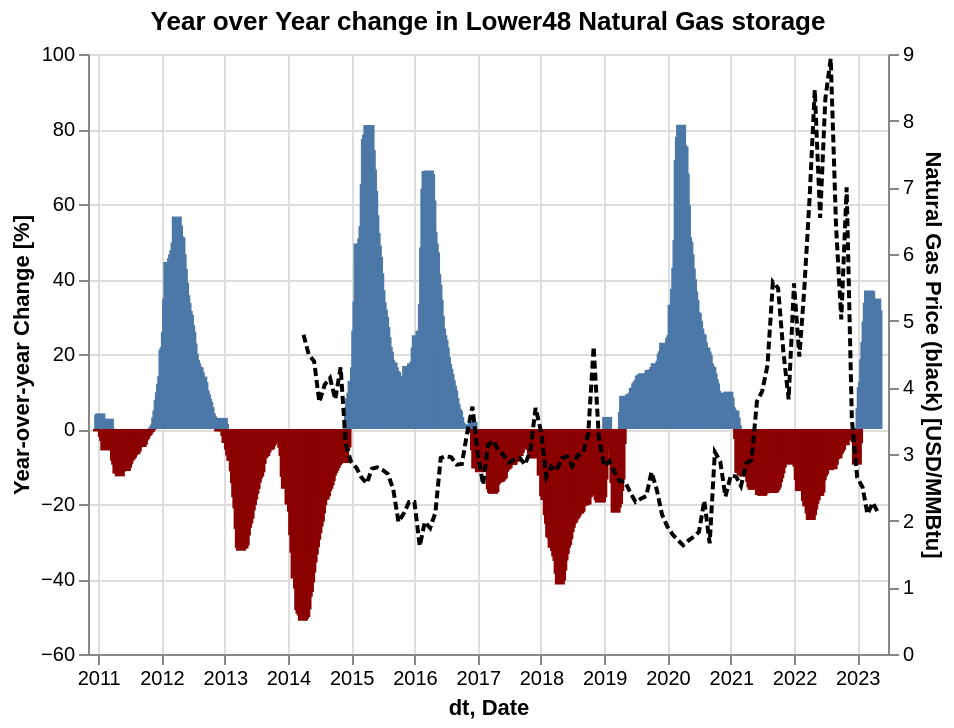

Source (Vega-Lite JSON):
### Vega-Lite specification from a JSON file in a GitHub repository (floating-point values rounded to 4 significant figures; data arrays with more than 128 entries replaced by an {"elided": "..."} marker saying what was removed)
{"config": {"view": {"continuousWidth": 400, "continuousHeight": 300}}, "layer": [{"data": {"values": {"elided": "696 records"}}, "mark": {"type": "bar"}, "encoding": {"color": {"condition": {"value": "darkred", "test": "datum['Lower48'] < 0"}}, "tooltip": [{"field": "dt", "title": "", "type": "temporal"}, {"field": "Lower48", "format": ",.02f", "title": "YoY % Change", "type": "quantitative"}], "x": {"axis": {}, "field": "dt", "type": "temporal"}, "y": {"axis": {"title": "Year-over-year Change [%]"}, "field": "Lower48", "type": "quantitative"}}, "title": "Year over Year change in Lower48 Natural Gas storage"}, {"data": {"values": [{"Date": "2014-04-01T00:00:00", "Close-Adj": 6.1, "Close-Nominal": 4.79}, {"Date": "2014-05-01T00:00:00", "Close-Adj": 5.7, "Close-Nominal": 4.49}, {"Date": "2014-06-01T00:00:00", "Close-Adj": 5.56, "Close-Nominal": 4.39}, {"Date": "2014-07-01T00:00:00", "Close-Adj": 4.79, "Close-Nominal": 3.78}, {"Date": "2014-08-01T00:00:00", "Close-Adj": 5.13, "Close-Nominal": 4.04}, {"Date": "2014-09-01T00:00:00", "Close-Adj": 5.25, "Close-Nominal": 4.14}, {"Date": "2014-10-01T00:00:00", "Close-Adj": 4.86, "Close-Nominal": 3.82}, {"Date": "2014-11-01T00:00:00", "Close-Adj": 5.5, "Close-Nominal": 4.3}, {"Date": "2014-12-01T00:00:00", "Close-Adj": 4.03, "Close-Nominal": 3.14}, {"Date": "2015-01-01T00:00:00", "Close-Adj": 3.72, "Close-Nominal": 2.88}, {"Date": "2015-02-01T00:00:00", "Close-Adj": 3.59, "Close-Nominal": 2.79}, {"Date": "2015-03-01T00:00:00", "Close-Adj": 3.39, "Close-Nominal": 2.65}, {"Date": "2015-04-01T00:00:00", "Close-Adj": 3.27, "Close-Nominal": 2.56}, {"Date": "2015-05-01T00:00:00", "Close-Adj": 3.53, "Close-Nominal": 2.78}, {"Date": "2015-06-01T00:00:00", "Close-Adj": 3.54, "Close-Nominal": 2.8}, {"Date": "2015-07-01T00:00:00", "Close-Adj": 3.49, "Close-Nominal": 2.76}, {"Date": "2015-08-01T00:00:00", "Close-Adj": 3.42, "Close-Nominal": 2.7}, {"Date": "2015-09-01T00:00:00", "Close-Adj": 3.13, "Close-Nominal": 2.47}, {"Date": "2015-10-01T00:00:00", "Close-Adj": 2.51, "Close-Nominal": 1.98}, {"Date": "2015-11-01T00:00:00", "Close-Adj": 2.68, "Close-Nominal": 2.11}, {"Date": "2015-12-01T00:00:00", "Close-Adj": 2.91, "Close-Nominal": 2.28}, {"Date": "2016-01-01T00:00:00", "Close-Adj": 2.9, "Close-Nominal": 2.28}, {"Date": "2016-02-01T00:00:00", "Close-Adj": 2.06, "Close-Nominal": 1.62}, {"Date": "2016-03-01T00:00:00", "Close-Adj": 2.51, "Close-Nominal": 1.98}, {"Date": "2016-04-01T00:00:00", "Close-Adj": 2.39, "Close-Nominal": 1.89}, {"Date": "2016-05-01T00:00:00", "Close-Adj": 2.66, "Close-Nominal": 2.12}, {"Date": "2016-06-01T00:00:00", "Close-Adj": 3.68, "Close-Nominal": 2.94}, {"Date": "2016-07-01T00:00:00", "Close-Adj": 3.72, "Close-Nominal": 2.97}, {"Date": "2016-08-01T00:00:00", "Close-Adj": 3.7, "Close-Nominal": 2.95}, {"Date": "2016-09-01T00:00:00", "Close-Adj": 3.55, "Close-Nominal": 2.84}, {"Date": "2016-10-01T00:00:00", "Close-Adj": 3.56, "Close-Nominal": 2.85}, {"Date": "2016-11-01T00:00:00", "Close-Adj": 4.15, "Close-Nominal": 3.32}, {"Date": "2016-12-01T00:00:00", "Close-Adj": 4.64, "Close-Nominal": 3.71}, {"Date": "2017-01-01T00:00:00", "Close-Adj": 3.73, "Close-Nominal": 3}, {"Date": "2017-02-01T00:00:00", "Close-Adj": 3.15, "Close-Nominal": 2.54}, {"Date": "2017-03-01T00:00:00", "Close-Adj": 3.87, "Close-Nominal": 3.13}, {"Date": "2017-04-01T00:00:00", "Close-Adj": 3.95, "Close-Nominal": 3.2}, {"Date": "2017-05-01T00:00:00", "Close-Adj": 3.76, "Close-Nominal": 3.05}, {"Date": "2017-06-01T00:00:00", "Close-Adj": 3.67, "Close-Nominal": 2.98}, {"Date": "2017-07-01T00:00:00", "Close-Adj": 3.54, "Close-Nominal": 2.87}, {"Date": "2017-08-01T00:00:00", "Close-Adj": 3.59, "Close-Nominal": 2.92}, {"Date": "2017-09-01T00:00:00", "Close-Adj": 3.6, "Close-Nominal": 2.94}, {"Date": "2017-10-01T00:00:00", "Close-Adj": 3.48, "Close-Nominal": 2.84}, {"Date": "2017-11-01T00:00:00", "Close-Adj": 3.75, "Close-Nominal": 3.06}, {"Date": "2017-12-01T00:00:00", "Close-Adj": 4.52, "Close-Nominal": 3.69}, {"Date": "2018-01-01T00:00:00", "Close-Adj": 4.07, "Close-Nominal": 3.34}, {"Date": "2018-02-01T00:00:00", "Close-Adj": 3.22, "Close-Nominal": 2.66}, {"Date": "2018-03-01T00:00:00", "Close-Adj": 3.4, "Close-Nominal": 2.81}, {"Date": "2018-04-01T00:00:00", "Close-Adj": 3.31, "Close-Nominal": 2.75}, {"Date": "2018-05-01T00:00:00", "Close-Adj": 3.53, "Close-Nominal": 2.94}, {"Date": "2018-06-01T00:00:00", "Close-Adj": 3.55, "Close-Nominal": 2.96}, {"Date": "2018-07-01T00:00:00", "Close-Adj": 3.38, "Close-Nominal": 2.82}, {"Date": "2018-08-01T00:00:00", "Close-Adj": 3.57, "Close-Nominal": 2.98}, {"Date": "2018-09-01T00:00:00", "Close-Adj": 3.6, "Close-Nominal": 3.01}, {"Date": "2018-10-01T00:00:00", "Close-Adj": 3.95, "Close-Nominal": 3.31}, {"Date": "2018-11-01T00:00:00", "Close-Adj": 5.52, "Close-Nominal": 4.61}, {"Date": "2018-12-01T00:00:00", "Close-Adj": 3.9, "Close-Nominal": 3.25}, {"Date": "2019-01-01T00:00:00", "Close-Adj": 3.38, "Close-Nominal": 2.82}, {"Date": "2019-02-01T00:00:00", "Close-Adj": 3.45, "Close-Nominal": 2.89}, {"Date": "2019-03-01T00:00:00", "Close-Adj": 3.24, "Close-Nominal": 2.73}, {"Date": "2019-04-01T00:00:00", "Close-Adj": 3.06, "Close-Nominal": 2.59}, {"Date": "2019-05-01T00:00:00", "Close-Adj": 3.05, "Close-Nominal": 2.59}, {"Date": "2019-06-01T00:00:00", "Close-Adj": 2.85, "Close-Nominal": 2.42}, {"Date": "2019-07-01T00:00:00", "Close-Adj": 2.68, "Close-Nominal": 2.28}, {"Date": "2019-08-01T00:00:00", "Close-Adj": 2.74, "Close-Nominal": 2.33}, {"Date": "2019-09-01T00:00:00", "Close-Adj": 2.79, "Close-Nominal": 2.37}, {"Date": "2019-10-01T00:00:00", "Close-Adj": 3.2, "Close-Nominal": 2.73}, {"Date": "2019-11-01T00:00:00", "Close-Adj": 2.89, "Close-Nominal": 2.46}, {"Date": "2019-12-01T00:00:00", "Close-Adj": 2.46, "Close-Nominal": 2.09}, {"Date": "2020-01-01T00:00:00", "Close-Adj": 2.23, "Close-Nominal": 1.91}, {"Date": "2020-02-01T00:00:00", "Close-Adj": 2.09, "Close-Nominal": 1.79}, {"Date": "2020-03-01T00:00:00", "Close-Adj": 2, "Close-Nominal": 1.71}, {"Date": "2020-04-01T00:00:00", "Close-Adj": 1.92, "Close-Nominal": 1.63}, {"Date": "2020-05-01T00:00:00", "Close-Adj": 2, "Close-Nominal": 1.7}, {"Date": "2020-06-01T00:00:00", "Close-Adj": 2.06, "Close-Nominal": 1.76}, {"Date": "2020-07-01T00:00:00", "Close-Adj": 2.13, "Close-Nominal": 1.83}, {"Date": "2020-08-01T00:00:00", "Close-Adj": 2.67, "Close-Nominal": 2.3}, {"Date": "2020-09-01T00:00:00", "Close-Adj": 1.93, "Close-Nominal": 1.66}, {"Date": "2020-10-01T00:00:00", "Close-Adj": 3.51, "Close-Nominal": 3.03}, {"Date": "2020-11-01T00:00:00", "Close-Adj": 3.35, "Close-Nominal": 2.89}, {"Date": "2020-12-01T00:00:00", "Close-Adj": 2.74, "Close-Nominal": 2.36}, {"Date": "2021-01-01T00:00:00", "Close-Adj": 3.09, "Close-Nominal": 2.68}, {"Date": "2021-02-01T00:00:00", "Close-Adj": 3.05, "Close-Nominal": 2.66}, {"Date": "2021-03-01T00:00:00", "Close-Adj": 2.87, "Close-Nominal": 2.52}, {"Date": "2021-04-01T00:00:00", "Close-Adj": 3.23, "Close-Nominal": 2.86}, {"Date": "2021-05-01T00:00:00", "Close-Adj": 3.26, "Close-Nominal": 2.91}, {"Date": "2021-06-01T00:00:00", "Close-Adj": 4.21, "Close-Nominal": 3.79}, {"Date": "2021-07-01T00:00:00", "Close-Adj": 4.36, "Close-Nominal": 3.94}, {"Date": "2021-08-01T00:00:00", "Close-Adj": 4.78, "Close-Nominal": 4.33}, {"Date": "2021-09-01T00:00:00", "Close-Adj": 6.14, "Close-Nominal": 5.58}, {"Date": "2021-10-01T00:00:00", "Close-Adj": 5.99, "Close-Nominal": 5.49}, {"Date": "2021-11-01T00:00:00", "Close-Adj": 4.91, "Close-Nominal": 4.52}, {"Date": "2021-12-01T00:00:00", "Close-Adj": 4.14, "Close-Nominal": 3.82}, {"Date": "2022-01-01T00:00:00", "Close-Adj": 5.97, "Close-Nominal": 5.56}, {"Date": "2022-02-01T00:00:00", "Close-Adj": 4.75, "Close-Nominal": 4.46}, {"Date": "2022-03-01T00:00:00", "Close-Adj": 5.73, "Close-Nominal": 5.46}, {"Date": "2022-04-01T00:00:00", "Close-Adj": 7.14, "Close-Nominal": 6.84}, {"Date": "2022-05-01T00:00:00", "Close-Adj": 8.74, "Close-Nominal": 8.46}, {"Date": "2022-06-01T00:00:00", "Close-Adj": 6.66, "Close-Nominal": 6.54}, {"Date": "2022-07-01T00:00:00", "Close-Adj": 8.49, "Close-Nominal": 8.33}, {"Date": "2022-08-01T00:00:00", "Close-Adj": 9.1, "Close-Nominal": 8.93}, {"Date": "2022-09-01T00:00:00", "Close-Adj": 6.51, "Close-Nominal": 6.4}, {"Date": "2022-10-01T00:00:00", "Close-Adj": 5.09, "Close-Nominal": 5.02}, {"Date": "2022-11-01T00:00:00", "Close-Adj": 7.1, "Close-Nominal": 7}, {"Date": "2022-12-01T00:00:00", "Close-Adj": 3.58, "Close-Nominal": 3.52}, {"Date": "2023-01-01T00:00:00", "Close-Adj": 2.67, "Close-Nominal": 2.65}, {"Date": "2023-02-01T00:00:00", "Close-Adj": 2.51, "Close-Nominal": 2.5}, {"Date": "2023-03-01T00:00:00", "Close-Adj": 2.1, "Close-Nominal": 2.1}, {"Date": "2023-04-01T00:00:00", "Close-Adj": 2.27, "Close-Nominal": 2.27}, {"Date": "2023-05-01T00:00:00", "Close-Adj": 2.12, "Close-Nominal": 2.12}]}, "mark": {"type": "line", "color": "black", "strokeDash": [4, 2]}, "encoding": {"x": {"field": "Date", "type": "temporal"}, "y": {"axis": {"title": "Natural Gas Price (black) [USD/MMBtu]"}, "field": "Close-Nominal", "type": "quantitative"}}}], "background": "white", "resolve": {"scale": {"y": "independent"}}, "$schema": "https://vega.github.io/schema/vega-lite/v5.json", "data": {"values": {"elided": "696 records"}}}
